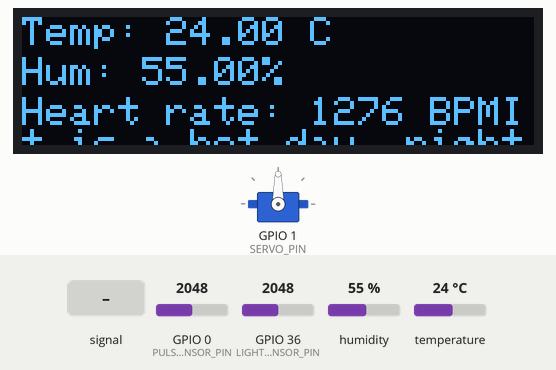
This program was run on a simulated ESP32. Parts: 128×32 one-colour display, servo. The inputs (shaded band) are chosen by the test bench; at power-on: GPIO 36 (LIGHT_SENSOR_PIN) = 2048, humidity 55 %, temperature 24 °C, GPIO 0 (PULSE_SENSOR_PIN) = 2048. The display library's start-up logo is not drawn; what the program prints to the serial monitor is not drawn.

Above: at 3.2 s.
3.3 s: GPIO 36 (LIGHT_SENSOR_PIN) set to 532
9.5 s: GPIO 36 (LIGHT_SENSOR_PIN) set to 475
At 11.4 s:
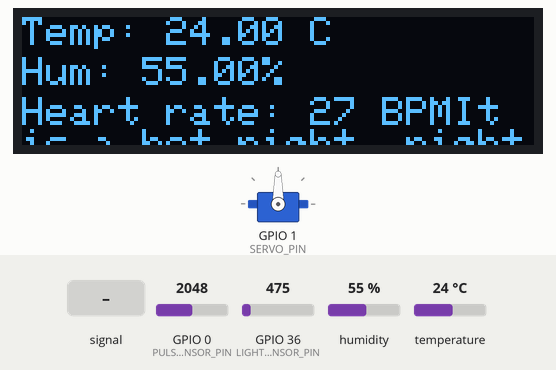
15.7 s: GPIO 0 (PULSE_SENSOR_PIN) fed a 200 Hz sine of ±1842 counts around its level
At 21.48 s:
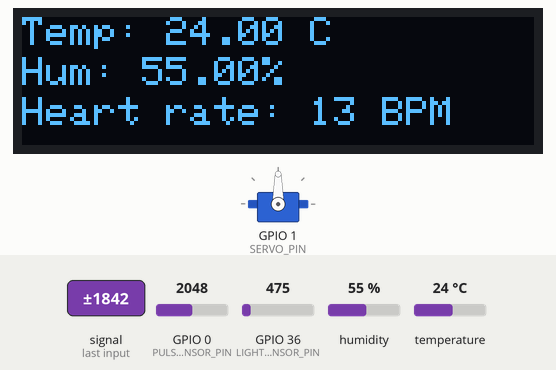
21.9 s: humidity set to 22 %
At 24.2 s:
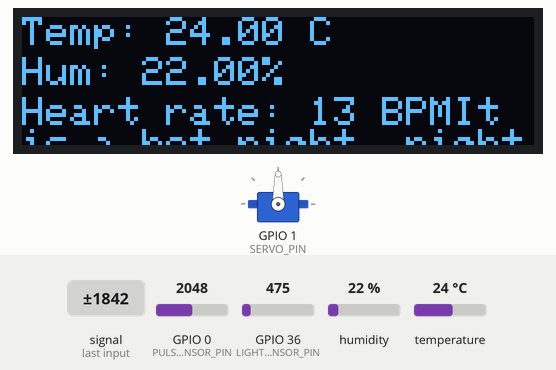
25.1 s: temperature set to 12 °C
At 26.4 s:
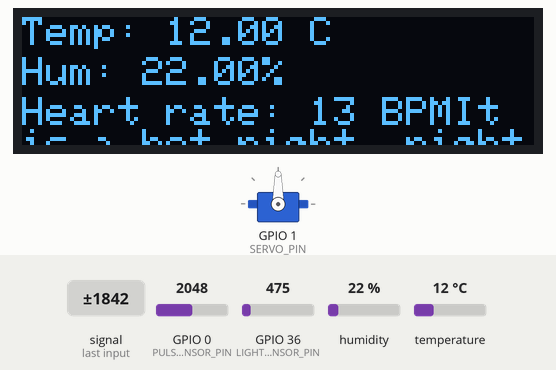
28.0 s: humidity set to 40 %
At 30.6 s:
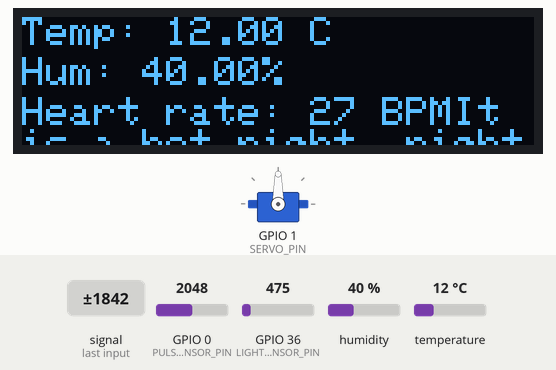
Timing chart, 0 to 32.1 s (numbered marks = the images above; inputs shaded):
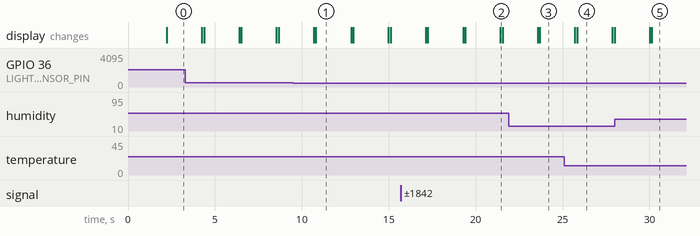

The program:

main.cpp
```cpp
#include <Wire.h>
#include <Adafruit_GFX.h>
#include <Adafruit_SSD1306.h>
#include <Adafruit_Sensor.h>
#include <Adafruit_BME280.h>
#include <Servo.h>

#define SCREEN_WIDTH 128
#define SCREEN_HEIGHT 32
#define OLED_RESET    -1 // Reset pin # (or -1 if sharing Arduino reset pin)
#define SSD1306_I2C_ADDRESS 0x3C
#define LIGHT_SENSOR_PIN A0
#define SERVO_PIN 1
#define PULSE_SENSOR_PIN 0
#define THRESHOLD 550

Adafruit_SSD1306 display(SCREEN_WIDTH, SCREEN_HEIGHT, &Wire, OLED_RESET);
Adafruit_BME280 bme;
Servo servo;

unsigned long lastHeartBeatTime;
int heartRate;

void setup() {
    Serial.begin(9600);
    while (!Serial); // Wait for Serial to be ready
    Serial.println(F("Initializing..."));

    Wire.begin();

    if (!bme.begin(0x76)) {
        Serial.println(F("Could not find a valid BME280 sensor, check wiring!"));
        while (1);
    }

    if(!display.begin(SSD1306_SWITCHCAPVCC, SSD1306_I2C_ADDRESS)) {
        Serial.println(F("SSD1306 allocation failed"));
        for(;;);
    }

    display.display();
    delay(2000); // Pause for 2 seconds
    display.clearDisplay();

    pinMode(LIGHT_SENSOR_PIN, INPUT);
    pinMode(PULSE_SENSOR_PIN, INPUT);
    servo.attach(SERVO_PIN);

    lastHeartBeatTime = millis();

    Serial.println(F("Initialization complete. Starting loop..."));
}

void loop() {
    Serial.println(F("Reading temperature, humidity, light level, and heart rate..."));

    float temperature = bme.readTemperature();
    float humidity = bme.readHumidity();
    int lightValue = analogRead(LIGHT_SENSOR_PIN);
    int pulseValue = analogRead(PULSE_SENSOR_PIN);

    if (pulseValue > THRESHOLD) {
        heartRate = 60000 / (millis() - lastHeartBeatTime);
        lastHeartBeatTime = millis();
    }

    display.clearDisplay();
    display.setTextSize(1);
    display.setTextColor(WHITE);
    display.setCursor(0,0);
    display.print(F("Temp: "));
    display.print(temperature);
    display.print(F(" C"));

    display.setCursor(0, 10);
    display.print(F("Hum: "));
    display.print(humidity);
    display.print(F("%"));

    display.setCursor(0, 20);
    display.print(F("Heart rate: "));
    display.print(heartRate);
    display.print(F(" BPM"));

    display.display();

    Serial.println(F("Checking conditions for servo control..."));
    if (temperature > 30 && humidity > 40 && heartRate > 60) {
        servo.write(180);
        Serial.println(F("Servo rotating."));
    } else {
        servo.write(90);
        Serial.println(F("Servo stopped."));
    }

    Serial.println(F("Checking ambient light for system on/off..."));
    if (lightValue > 500) {
        display.println(F("It is a hot day, right?"));
        Serial.println(F("It is a hot day, right?"));
    } else {
        display.println(F("It is a hot night, right?"));
        Serial.println(F("It is a hot night, right?"));
    }

    display.display();
    delay(2000);
}
```

Measured:
- the behaviour switches between 501 and 500 on GPIO 36 (LIGHT_SENSOR_PIN) (found by bisection; images 0 and 1)
- after the input at 9.5 s, the display: first differs from a run without the input after 1.3 s (image 1)
- after the input at 15.7 s, the display: first differs from a run without the input after 5.7 s (image 2)
- after the input at 21.9 s, the display: first changes after 1.7 s (image 3 shows a later state)
- after the input at 28.0 s, the display: first changes after 2.0 s (image 5 shows a later state)
- what the display in image 1 shows lasts 2.0 s, from 10.8 s to 12.8 s
